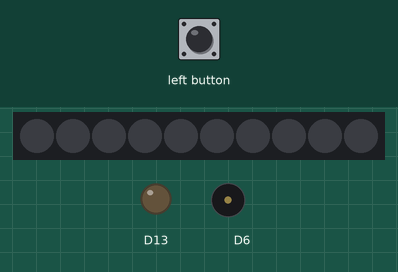
This sketch was run on a simulated Adafruit Circuit Playground Express. Parts: 10 RGB LEDs in strip order, left to right, output pins drawn as LEDs (lit = HIGH), buzzer (waves = sounding). Inputs (shaded band) come from the test bench. Dim RGB values are drawn brighter than linear.

Above: at 1.2 s.
1.3 s: left button pressed for 0.15 s
At 5.8 s:
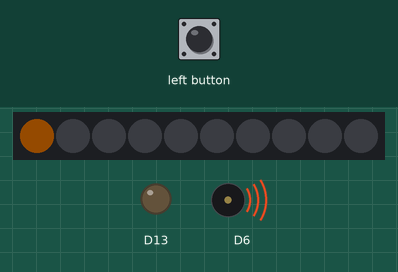
Timing chart, 0 to 8.0 s (numbered marks = the images above; inputs shaded):
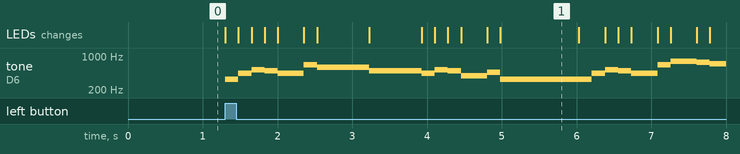

Measured:
- after the input at 1.3 s, tone on D6: plays 330 Hz for 0.18 s, 440 Hz for 0.18 s, 523 Hz for 0.18 s, 494 Hz for 0.18 s, 440 Hz for 0.35 s, 659 Hz for 0.18 s … (22 notes in this stretch), starting at once; the LEDs: first change at once (image 1 shows a later state)

The sketch:

Harry_Potter_Theme.ino
```cpp
#include <Adafruit_CircuitPlayground.h>

void setup() {
  // put your setup code here, to run once:
  CircuitPlayground.begin();  // initialize the CP library

// Define note durations.  You only need to adjust the whole note
// time and other notes will be subdivided from it directly.
#define WHOLE         700       // Length of time in milliseconds of a whole note (i.e. a full bar).
#define HALF          WHOLE/2
#define QUARTER       HALF/2
#define EIGHTH        QUARTER/2
#define EIGHTH_TRIPLE QUARTER/3
#define SIXTEENTH     EIGHTH/2

#define NOTE_B0  31
#define NOTE_C1  33
#define NOTE_CS1 35
#define NOTE_D1  37
#define NOTE_DS1 39
#define NOTE_E1  41
#define NOTE_F1  44
#define NOTE_FS1 46
#define NOTE_G1  49
#define NOTE_GS1 52
#define NOTE_A1  55
#define NOTE_AS1 58
#define NOTE_B1  62
#define NOTE_C2  65
#define NOTE_CS2 69
#define NOTE_D2  73
#define NOTE_DS2 78
#define NOTE_E2  82
#define NOTE_F2  87
#define NOTE_FS2 93
#define NOTE_G2  98
#define NOTE_GS2 104
#define NOTE_A2  110
#define NOTE_AS2 117
#define NOTE_B2  123
#define NOTE_C3  131
#define NOTE_CS3 139
#define NOTE_D3  147
#define NOTE_DS3 156
#define NOTE_E3  165
#define NOTE_F3  175
#define NOTE_FS3 185
#define NOTE_G3  196
#define NOTE_GS3 208
#define NOTE_A3  220
#define NOTE_AS3 233
#define NOTE_B3  247
#define NOTE_C4  262
#define NOTE_CS4 277
#define NOTE_D4  294
#define NOTE_DS4 311
#define NOTE_E4  330
#define NOTE_F4  349
#define NOTE_FS4 370
#define NOTE_G4  392
#define NOTE_GS4 415
#define NOTE_A4  440
#define NOTE_AS4 466
#define NOTE_B4  494
#define NOTE_C5  523
#define NOTE_CS5 554
#define NOTE_D5  587
#define NOTE_DS5 622
#define NOTE_E5  659
#define NOTE_F5  698
#define NOTE_FS5 740
#define NOTE_G5  784
#define NOTE_GS5 831
#define NOTE_A5  880
#define NOTE_AS5 932
#define NOTE_B5  988
#define NOTE_C6  1047
#define NOTE_CS6 1109
#define NOTE_D6  1175
#define NOTE_DS6 1245
#define NOTE_E6  1319
#define NOTE_F6  1397
#define NOTE_FS6 1480
#define NOTE_G6  1568
#define NOTE_GS6 1661
#define NOTE_A6  1760
#define NOTE_AS6 1865
#define NOTE_B6  1976
#define NOTE_C7  2093
#define NOTE_CS7 2217
#define NOTE_D7  2349
#define NOTE_DS7 2489
#define NOTE_E7  2637
#define NOTE_F7  2794
#define NOTE_FS7 2960
#define NOTE_G7  3136
#define NOTE_GS7 3322
#define NOTE_A7  3520
#define NOTE_AS7 3729
#define NOTE_B7  3951
#define NOTE_C8  4186
#define NOTE_CS8 4435
#define NOTE_D8  4699
#define NOTE_DS8 4978
}

void loop() {
  // put your main code here, to run repeatedly
  CircuitPlayground.clearPixels();

  if (CircuitPlayground.leftButton() == true) {
    CircuitPlayground.setPixelColor(0, 255,   0,   0);

    CircuitPlayground.playTone(NOTE_E4, QUARTER);

    CircuitPlayground.setPixelColor(0, 255, 128, 0);

    CircuitPlayground.playTone(NOTE_A4, QUARTER);
    CircuitPlayground.setPixelColor(0, 255,   0,   0);
    CircuitPlayground.playTone(NOTE_C5, QUARTER);
    CircuitPlayground.setPixelColor(0, 0xFF8000);
    CircuitPlayground.playTone(NOTE_B4, QUARTER);
    CircuitPlayground.setPixelColor(0, 255,   0,   0);
    CircuitPlayground.playTone(NOTE_A4, HALF);
    CircuitPlayground.setPixelColor(0, 0xFF8000);
    CircuitPlayground.playTone(NOTE_E5, QUARTER);
    CircuitPlayground.setPixelColor(0, 255,   0,   0);
    CircuitPlayground.playTone(NOTE_D5, WHOLE);
    CircuitPlayground.setPixelColor(0, 0xFF8000);
    CircuitPlayground.playTone(NOTE_B4, WHOLE);

    CircuitPlayground.setPixelColor(0, 255,   0,   0);
    CircuitPlayground.playTone(NOTE_A4, QUARTER);
    CircuitPlayground.setPixelColor(0, 0xFF8000);
    CircuitPlayground.playTone(NOTE_C5, QUARTER);
    CircuitPlayground.setPixelColor(0, 255,   0,   0);
    CircuitPlayground.playTone(NOTE_B4, QUARTER);
    CircuitPlayground.setPixelColor(0, 0xFF8000);
    CircuitPlayground.playTone(NOTE_G4, HALF);
    CircuitPlayground.setPixelColor(0, 255,   0,   0);
    CircuitPlayground.playTone(NOTE_AS4, QUARTER);
    CircuitPlayground.setPixelColor(0, 0xFF8000);
    CircuitPlayground.playTone(NOTE_E4, WHOLE*1.5);
    CircuitPlayground.setPixelColor(0, 255,   0,   0);
    CircuitPlayground.playTone(NOTE_E4, QUARTER);

    CircuitPlayground.setPixelColor(0, 255,   0,   0);
    CircuitPlayground.playTone(NOTE_A4, QUARTER);
    CircuitPlayground.setPixelColor(0, 0xFF8000);
    CircuitPlayground.playTone(NOTE_C5, QUARTER);
    CircuitPlayground.setPixelColor(0, 255,   0,   0);
    CircuitPlayground.playTone(NOTE_B4, QUARTER);
    CircuitPlayground.setPixelColor(0, 0xFF8000);
    CircuitPlayground.playTone(NOTE_A4, HALF);
    CircuitPlayground.setPixelColor(0, 255,   0,   0);
    CircuitPlayground.playTone(NOTE_E5, QUARTER);
    CircuitPlayground.setPixelColor(0, 0xFF8000);
    CircuitPlayground.playTone(NOTE_G5, HALF);
    CircuitPlayground.setPixelColor(0, 255,   0,   0);
    CircuitPlayground.playTone(NOTE_FS5, QUARTER);
    CircuitPlayground.setPixelColor(0, 0xFF8000);
    CircuitPlayground.playTone(NOTE_F5, HALF);
    CircuitPlayground.setPixelColor(0, 255,   0,   0);
    CircuitPlayground.playTone(NOTE_CS5, QUARTER);

    CircuitPlayground.setPixelColor(0, 255,   0,   0);
    CircuitPlayground.playTone(NOTE_F5, QUARTER);
    CircuitPlayground.setPixelColor(0, 0xFF8000);
    CircuitPlayground.playTone(NOTE_E5, QUARTER);
    CircuitPlayground.setPixelColor(0, 255,   0,   0);
    CircuitPlayground.playTone(NOTE_DS5, QUARTER);
    CircuitPlayground.setPixelColor(0, 0xFF8000);
    CircuitPlayground.playTone(NOTE_DS4, HALF);
    CircuitPlayground.setPixelColor(0, 255,   0,   0);
    CircuitPlayground.playTone(NOTE_C5, QUARTER);
    CircuitPlayground.setPixelColor(0, 0xFF8000);
    CircuitPlayground.playTone(NOTE_A4, WHOLE*1.5);
  }
}
```
